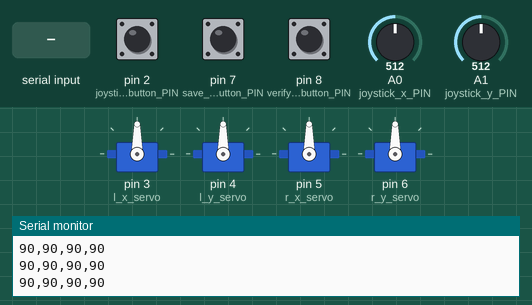
Recording of a sketch running on a simulated Arduino Uno, built with avr-gcc and run on an emulated ATmega328P. Shown: 4 × servo, the last lines printed to the serial monitor. The test bench sets the inputs (shaded band); at power-on: A0 (joystick_x_PIN) = 512, A1 (joystick_y_PIN) = 512, pin 2 (joystick_button_PIN) HIGH, pin 7 (save_user_button_PIN) HIGH, pin 8 (verify_user_button_PIN) HIGH.

Above: at 1.2 s.
1.3 s: A0 (joystick_x_PIN) set to 592
2.8 s: A0 (joystick_x_PIN) set to 613
At 4.7 s:
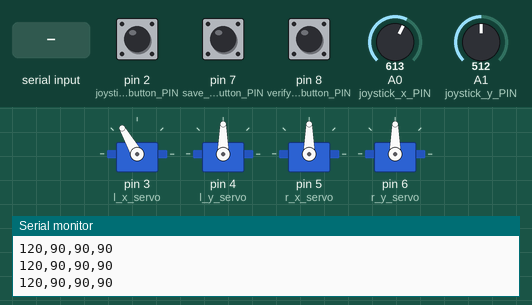
5.8 s: A1 (joystick_y_PIN) set to 413
8.8 s: A1 (joystick_y_PIN) set to 383
At 10.5 s:
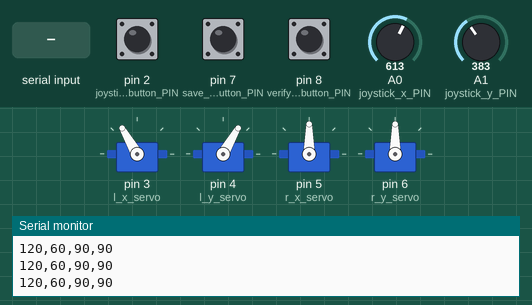
11.8 s: pin 2 (joystick_button_PIN) pulled LOW for 0.15 s
At 14.2 s:
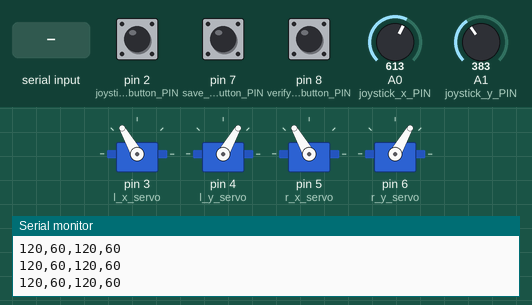
14.8 s: "30,150,10\n" received over Serial
At 18.6 s:
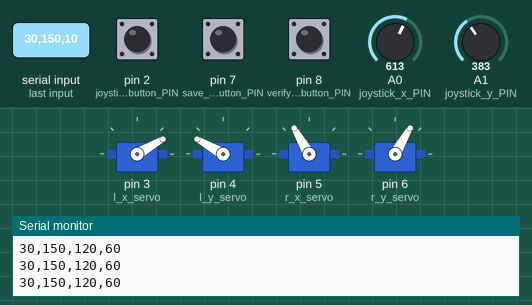
Timing chart, 0 to 18.8 s (numbered marks = the images above; inputs shaded):
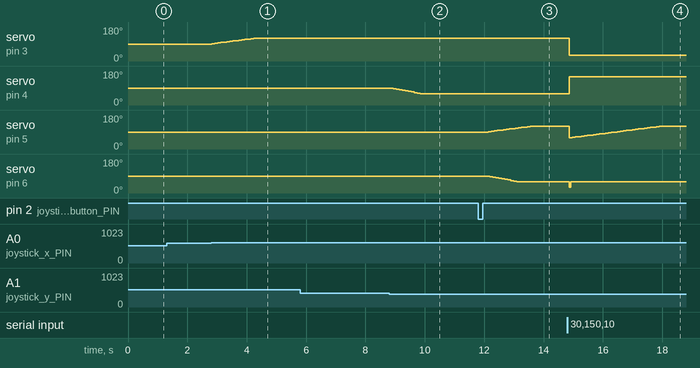

Measured:
- the behaviour switches between 600 and 601 on A0 (joystick_x_PIN) (found by bisection; images 0 and 1)
- the behaviour switches between 400 and 399 on A1 (joystick_y_PIN) (found by bisection; images 1 and 2)
- after the input at 2.8 s, servo on pin 3 (l_x_servo): moves from 90° to 120° over 1.4 s, starting at once
- after the input at 8.8 s, servo on pin 4 (l_y_servo): moves from 90° to 60° over 0.91 s, starting after 0.14 s
- after the input at 11.8 s, servo on pin 5 (r_x_servo): moves from 90° to 120° over 1.4 s, starting after 0.33 s; servo on pin 6 (r_y_servo): moves from 90° to 60° over 0.91 s, starting after 0.38 s
- after the input at 14.8 s, servo on pin 3 (l_x_servo): 120° → 30° after 0.06 s; servo on pin 4 (l_y_servo): 60° → 150° after 0.06 s; servo on pin 5 (r_x_servo): 120° → 60° after 0.06 s, → 62° 0.10 s later, → 64° 0.10 s later, → 66° 0.10 s later, … (31 changes in this stretch); servo on pin 6 (r_y_servo): 60° → 30° after 0.06 s, → 60° 0.05 s later

The sketch:

mirror-movement-sys-arduino.ino
```cpp
#include <Servo.h>
#include <ezButton.h>

Servo l_x_servo;
Servo l_y_servo;
Servo r_x_servo;
Servo r_y_servo;

// Inputs for the joystick
#define joystick_x_PIN A0
#define joystick_y_PIN A1
#define joystick_button_PIN 2
#define save_user_button_PIN 7
#define verify_user_button_PIN 8

int joystick_x_val = 0; // To store value of the X axis
int joystick_y_val = 0; // To store value of the Y axis
int joystick_button_val = 0; // To store value of the button
bool joystick_button_state = true; //used to make a state system
ezButton joystick_button(joystick_button_PIN);

int save_user_button_val = 0;
bool save_user_button_state = false; //used to make a state system
ezButton save_user_button(save_user_button_PIN);

int verify_user_button_val = 0;
bool verify_user_button_state = false; //used to make a state system
ezButton verify_user_button(verify_user_button_PIN);

// Servomotor position (starts at 90°)
int l_x_servo_pos = 90;
int l_y_servo_pos = 90;
int r_x_servo_pos = 90;
int r_y_servo_pos = 90;

void setup() {
  Serial.begin(9600);
  joystick_button.setDebounceTime(50); // set debounce time to 50 milliseconds
  save_user_button.setDebounceTime(50);
  verify_user_button.setDebounceTime(50);

  // Left X axis servo setup
  l_x_servo.attach(3);
  l_x_servo.write(l_x_servo_pos);
  // Left Y axis servo setup
  l_y_servo.attach(4);
  l_y_servo.write(l_y_servo_pos);
  // Right X axis servo setup
  r_x_servo.attach(5);
  r_x_servo.write(r_x_servo_pos);
  // Right Y axis servo setup
  r_y_servo.attach(6);
  r_y_servo.write(r_y_servo_pos);
}

int servo_pos_update(int joystick_val, int servo_pos) {
  int joystick_map = map(joystick_val, 0, 1023, 0, 180);

  if (joystick_val > 600) { // Joystick moved significantly to one side
    servo_pos += 2.5;
  }
  else if (joystick_val < 400) { // Joystick moved significantly
    servo_pos += -2.5;
  }
  servo_pos = constrain(servo_pos, 60, 120);
  return servo_pos;
}

void save_user_data() {
  Serial.print(l_x_servo_pos);
  Serial.print(",");
  Serial.print(l_y_servo_pos);
  Serial.print(",");
  Serial.print(r_x_servo_pos);
  Serial.print(",");
  Serial.println(r_y_servo_pos);
}

void decode_serial_input(String input) {
  int commaIndex1 = input.indexOf(',');
  int commaIndex2 = input.indexOf(',', commaIndex1 + 1);
  int commaIndex3 = input.indexOf(',', commaIndex2 + 1);

  String lx = input.substring(0, commaIndex1);
  String ly = input.substring(commaIndex1 + 1, commaIndex2);
  String rx = input.substring(commaIndex2 + 1, commaIndex3);
  String ry = input.substring(commaIndex3 + 1);

  l_x_servo_pos = lx.toInt();
  l_y_servo_pos = ly.toInt();
  r_x_servo_pos = rx.toInt();
  r_y_servo_pos = ry.toInt();

  l_x_servo.write(l_x_servo_pos);
  l_y_servo.write(l_y_servo_pos);
  r_x_servo.write(r_x_servo_pos);
  r_y_servo.write(r_y_servo_pos);
}

void loop() {
  joystick_button.loop(); // MUST call the loop() function first
  save_user_button.loop();
  verify_user_button.loop();

  // read joystick values
  joystick_x_val = analogRead(joystick_x_PIN);
  joystick_y_val = analogRead(joystick_y_PIN);
  joystick_button_val = joystick_button.getState();
  save_user_button_val = save_user_button.getState();
  verify_user_button_val = verify_user_button.getState();

  if (joystick_button.isReleased()) {
    joystick_button_state = !joystick_button_state;
  }

  if (joystick_button_state) {
    l_x_servo_pos = servo_pos_update(joystick_x_val, l_x_servo_pos);
    l_x_servo.write(l_x_servo_pos);
    delay(50);
    l_y_servo_pos = servo_pos_update(joystick_y_val, l_y_servo_pos);
    l_y_servo.write(l_y_servo_pos);
    delay(50);
  } else {
    r_x_servo_pos = servo_pos_update(joystick_x_val, r_x_servo_pos);
    r_x_servo.write(r_x_servo_pos);
    delay(50);
    r_y_servo_pos = servo_pos_update(joystick_y_val, r_y_servo_pos);
    r_y_servo.write(r_y_servo_pos);
    delay(50);
  }

  if (save_user_button.isReleased()) {
    save_user_button_state = !save_user_button_state;
  }

  if (save_user_button_state) {
    save_user_button_state = !save_user_button_state;
  }

  if (Serial.available()) {
    String input = Serial.readStringUntil('\n');
    decode_serial_input(input);
  }
  save_user_data();
}
```
